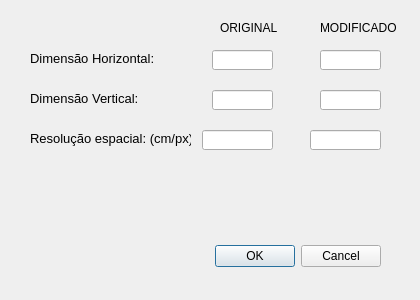
<?xml version="1.0" encoding="UTF-8"?>
<ui version="4.0">
 <class>DialogMudaRes</class>
 <widget class="QDialog" name="DialogMudaRes">
  <property name="geometry">
   <rect>
    <x>0</x>
    <y>0</y>
    <width>420</width>
    <height>300</height>
   </rect>
  </property>
  <property name="windowTitle">
   <string>Dialog</string>
  </property>
  <property name="layoutDirection">
   <enum>Qt::LeftToRight</enum>
  </property>
  <widget class="QDialogButtonBox" name="buttonBox">
   <property name="geometry">
    <rect>
     <x>40</x>
     <y>240</y>
     <width>341</width>
     <height>32</height>
    </rect>
   </property>
   <property name="orientation">
    <enum>Qt::Horizontal</enum>
   </property>
   <property name="standardButtons">
    <set>QDialogButtonBox::Cancel|QDialogButtonBox::Ok</set>
   </property>
  </widget>
  <widget class="QLineEdit" name="XRes_O">
   <property name="geometry">
    <rect>
     <x>212</x>
     <y>50</y>
     <width>61</width>
     <height>20</height>
    </rect>
   </property>
   <property name="layoutDirection">
    <enum>Qt::LeftToRight</enum>
   </property>
   <property name="alignment">
    <set>Qt::AlignRight|Qt::AlignTrailing|Qt::AlignVCenter</set>
   </property>
   <property name="readOnly">
    <bool>true</bool>
   </property>
  </widget>
  <widget class="QLineEdit" name="YRes_O">
   <property name="geometry">
    <rect>
     <x>212</x>
     <y>90</y>
     <width>61</width>
     <height>20</height>
    </rect>
   </property>
   <property name="alignment">
    <set>Qt::AlignRight|Qt::AlignTrailing|Qt::AlignVCenter</set>
   </property>
   <property name="readOnly">
    <bool>true</bool>
   </property>
  </widget>
  <widget class="QLineEdit" name="CM_PX_O">
   <property name="geometry">
    <rect>
     <x>202</x>
     <y>130</y>
     <width>71</width>
     <height>20</height>
    </rect>
   </property>
   <property name="alignment">
    <set>Qt::AlignRight|Qt::AlignTrailing|Qt::AlignVCenter</set>
   </property>
   <property name="readOnly">
    <bool>true</bool>
   </property>
  </widget>
  <widget class="QLabel" name="label">
   <property name="geometry">
    <rect>
     <x>30</x>
     <y>50</y>
     <width>141</width>
     <height>16</height>
    </rect>
   </property>
   <property name="font">
    <font>
     <pointsize>10</pointsize>
    </font>
   </property>
   <property name="text">
    <string>Dimensão Horizontal:</string>
   </property>
  </widget>
  <widget class="QLabel" name="label_2">
   <property name="geometry">
    <rect>
     <x>30</x>
     <y>90</y>
     <width>111</width>
     <height>16</height>
    </rect>
   </property>
   <property name="font">
    <font>
     <pointsize>10</pointsize>
    </font>
   </property>
   <property name="text">
    <string>Dimensão Vertical:</string>
   </property>
  </widget>
  <widget class="QLabel" name="label_3">
   <property name="geometry">
    <rect>
     <x>30</x>
     <y>130</y>
     <width>161</width>
     <height>16</height>
    </rect>
   </property>
   <property name="font">
    <font>
     <pointsize>10</pointsize>
    </font>
   </property>
   <property name="text">
    <string>Resolução espacial: (cm/px)</string>
   </property>
  </widget>
  <widget class="QLabel" name="label_4">
   <property name="geometry">
    <rect>
     <x>220</x>
     <y>20</y>
     <width>61</width>
     <height>16</height>
    </rect>
   </property>
   <property name="text">
    <string>ORIGINAL</string>
   </property>
  </widget>
  <widget class="QLineEdit" name="XRes_M">
   <property name="geometry">
    <rect>
     <x>320</x>
     <y>50</y>
     <width>61</width>
     <height>20</height>
    </rect>
   </property>
   <property name="alignment">
    <set>Qt::AlignRight|Qt::AlignTrailing|Qt::AlignVCenter</set>
   </property>
  </widget>
  <widget class="QLineEdit" name="YRes_M">
   <property name="geometry">
    <rect>
     <x>320</x>
     <y>90</y>
     <width>61</width>
     <height>20</height>
    </rect>
   </property>
   <property name="alignment">
    <set>Qt::AlignRight|Qt::AlignTrailing|Qt::AlignVCenter</set>
   </property>
  </widget>
  <widget class="QLineEdit" name="CM_PX_M">
   <property name="geometry">
    <rect>
     <x>310</x>
     <y>130</y>
     <width>71</width>
     <height>20</height>
    </rect>
   </property>
   <property name="inputMethodHints">
    <set>Qt::ImhDigitsOnly|Qt::ImhPreferNumbers</set>
   </property>
   <property name="alignment">
    <set>Qt::AlignRight|Qt::AlignTrailing|Qt::AlignVCenter</set>
   </property>
  </widget>
  <widget class="QLabel" name="label_5">
   <property name="geometry">
    <rect>
     <x>320</x>
     <y>20</y>
     <width>81</width>
     <height>16</height>
    </rect>
   </property>
   <property name="text">
    <string>MODIFICADO</string>
   </property>
  </widget>
 </widget>
 <resources/>
 <connections>
  <connection>
   <sender>buttonBox</sender>
   <signal>accepted()</signal>
   <receiver>DialogMudaRes</receiver>
   <slot>accept()</slot>
   <hints>
    <hint type="sourcelabel">
     <x>248</x>
     <y>254</y>
    </hint>
    <hint type="destinationlabel">
     <x>157</x>
     <y>274</y>
    </hint>
   </hints>
  </connection>
  <connection>
   <sender>buttonBox</sender>
   <signal>rejected()</signal>
   <receiver>DialogMudaRes</receiver>
   <slot>reject()</slot>
   <hints>
    <hint type="sourcelabel">
     <x>316</x>
     <y>260</y>
    </hint>
    <hint type="destinationlabel">
     <x>286</x>
     <y>274</y>
    </hint>
   </hints>
  </connection>
 </connections>
</ui>
